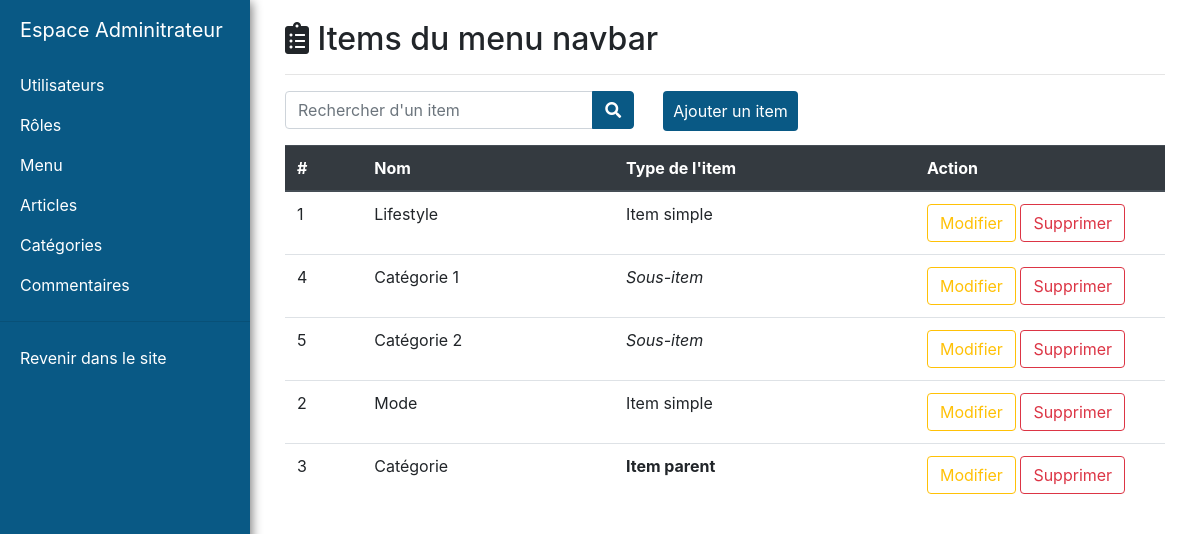
Page /admin/admin_menu_items.php?id=1 on the committed database.
### tables this page shows
CREATE TABLE Menu(
   id_menu INT NOT NULL AUTO_INCREMENT PRIMARY KEY,
   nom VARCHAR(255) NOT NULL
);

CREATE TABLE Menu_items(
   id_menu_items INT NOT NULL AUTO_INCREMENT PRIMARY KEY,
   nom VARCHAR(255) NOT NULL,
   lien VARCHAR(255) NOT NULL,
   ordre INT NOT NULL,
   id_menu INT NOT NULL,
   parent_id INT NULL,
   FOREIGN KEY(id_menu) REFERENCES Menu(id_menu)
);

### includes/class/Menu.php (called while the page is built, shortened)
<?php
class Menu
{
    public static function getMenuName(int $id)
    {
        $database = Database::getInstance();
        $request = $database->prepare('SELECT nom FROM menu WHERE id_menu = :id');
        $request->execute(array(
            'id' => $id,
        ));
        while($data = $request->fetch()){
            return $data['nom'];
        }
    }
    public static function getMenuItemsAll(int $id, $recherche = '')
    {
        $request = Database::getInstance()->query("SELECT id_menu_items AS 'id', menu_items.nom, parent_id, lien,
                                                   CASE WHEN( SELECT COUNT(*) FROM menu_items WHERE parent_id = id) > 0
                                                   THEN TRUE ELSE FALSE END AS 'parent' FROM menu_items
                                                   LEFT OUTER JOIN menu ON menu.id_menu = menu_items.id_menu
                                                   WHERE menu.id_menu = '$id' AND menu_items.nom LIKE '%$recherche%' ORDER BY ordre, parent_id");
        $data = $request->fetchAll();
        return $data;
    }
}

### includes/class/Database.php (called while the page is built)
<?php
class Database
{
    private static $pdo = null;
    public static function getInstance(): PDO
    {
        if (self::$pdo === null) {
            try {
                $config = parse_ini_file(__DIR__ . '../../config/database.ini');
                $dsn = 'mysql:dbname=' . $config['db_name'] . ';host=' . $config['db_host'];
                $user = $config['db_user'];
                $password = $config['db_password'];
                self::$pdo = new PDO($dsn, $user, $password);
            } catch (PDOException $e) {
                echo 'Connexion échouée : ' . $e->getMessage();
            }
        }
        return self::$pdo;
    }
}
?>

### admin/admin_menu_items.php (the view, shortened to what this page needs)
<?php
require_once('../includes/layouts/header_admin.php');
    if ($_GET['id']){
        $id_menu = $_GET['id'];
    }
    else
    {
        header('Location: admin_menus.php');
        exit;
    }
?>
<div id="page-content-wrapper">
    <div class="container-fluid">
        <div class="row">
            <div class="col-lg-12">
                <h2><i class="fas fa-clipboard-list"></i> Items du menu <?= Menu::GetMenuName($id_menu); ?></h2>
                <hr>
            </div>
            <div class="col-lg-5">
                <form method="Post" action="">
                    <div class="input-group">
                        <input type="text" class="form-control" id="recherche" name="recherche" placeholder="Rechercher d'un item">
                        <div class="input-group-append">
                            <button class="btn btn-secondary" type="submit">
                                <i class="fa fa-search"></i>
                            </button>
                        </div>
                    </div>
                </form>
            </div>
            <div class="col-lg-5">
                <div class="input-group">
                    <div class="input-group-append">
                        <?php echo '<a class="button" href="admin_add_menu_items.php?id='.$id_menu.'">Ajouter un item</a>';?>
                    </div>
                </div>
            </div>
            <div class="col-lg-12">
                <table class="table table-hover ">
                    <thead class="thead-dark">
                    <tr>
                        <th scope="col">#</th>
                        <th scope="col">Nom</th>
                        <th scope="col">Type de l'item</th>
                        <th scope="col">Action</th>
                    </tr>
                    </thead>
                    <tbody>
                    <?php
                    foreach (Menu::getMenuItemsAll($id_menu) as $item) {
                        echo '<form method="POST"><tr>';
                        echo '<td>'.$item['id'].'</td>';
                        echo '<td>'.$item['nom'].'</td>';
                        if($item['parent'] == 1)
                            echo '<td style="font-weight: bold">Item parent</td>';
                        elseif($item['parent_id'] != null)
                            echo '<td style="font-style: italic">Sous-item</td>';
                        else
                            echo '<td>Item simple</td>';
                        echo '<td width="250px">
                                <button type="submit" name="button_modify_item" class="btn btn-outline-warning">Modifier</button>
                                <button type="submit" class="btn btn-outline-danger" name="button_delete_item">Supprimer</button>
                              </td>';
                        echo '</form> ';
                    }
                    ?>
                    </tbody>
                </table>
            </div>
        </div>
    </div>
</div>
</div>
</body>
</html>

### includes/css/admin.css (style rules this page uses)
.button { background-color: #095985; border: none; color: white; padding: 8px 10px; margin-bottom: 10px; text-decoration: none; display: inline-block; font-size: 16px; transition-duration: 0.4s; cursor: pointer; border-radius : 4px; }
.btn-secondary { background-color: #095985 !important; border-color: #095985 !important; }
#page-content-wrapper { width: 100%; position: absolute; padding: 15px; }
@media (min-width:768px) { #page-content-wrapper { padding: 20px; position: relative; } }

### rows in the picture
menu: nom "navbar"
menu_items: id_menu_items "1", nom "Lifestyle", shows "Item simple"
menu_items: id_menu_items "4", nom "Catégorie 1", parent_id "Sous-item"
menu_items: id_menu_items "5", nom "Catégorie 2", parent_id "Sous-item"
menu_items: id_menu_items "2", nom "Mode", shows "Item simple"
menu_items: id_menu_items "3", nom "Catégorie", shows "Item parent"
